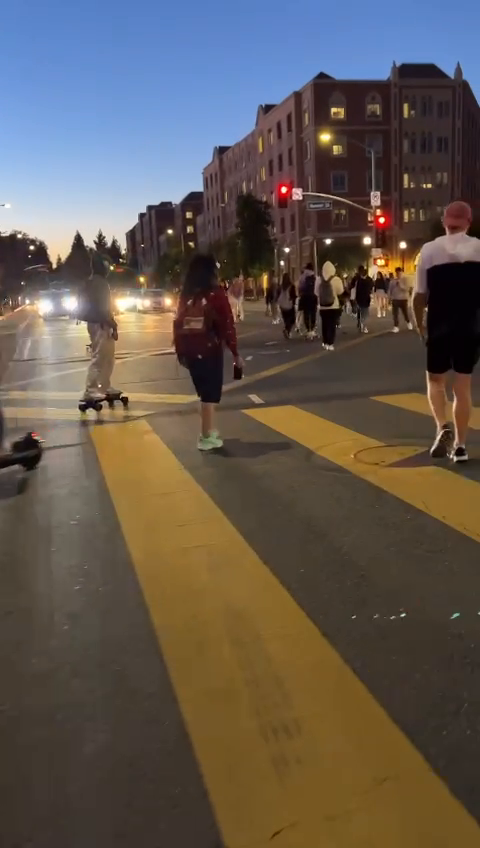
#> input picture frame 51 of video_view/video1.mp4, 480 x 848 px
$ python opencv_implemented.py
#> lines starting #> are read from the running program, lines starting #| are printed output that depends on the picture
from argparse import ArgumentParser

import cv2
import numpy as np

def lucas_kanade_method(video_path):
#> called with video_path = '../video_view/video1.mp4'
    cap = cv2.VideoCapture(video_path)
    # params for ShiTomasi corner detection
    feature_params = dict(maxCorners=10000, qualityLevel=0.001, minDistance=3, blockSize=16)
    # Parameters for lucas kanade optical flow
    lk_params = dict(
        winSize=(16, 16),
        maxLevel=4,
        criteria=(cv2.TERM_CRITERIA_EPS | cv2.TERM_CRITERIA_COUNT, 10, 0.03),
    )
    # Create some random colors
    color = np.random.randint(0, 255, (100000, 3))
    # Take first frame and find corners in it
    ret, old_frame = cap.read()
#> old_frame is the input picture: shape (848, 480, 3); mean B, G, R 80.7, 88, 97.3


    old_gray = cv2.cvtColor(old_frame, cv2.COLOR_BGR2GRAY)
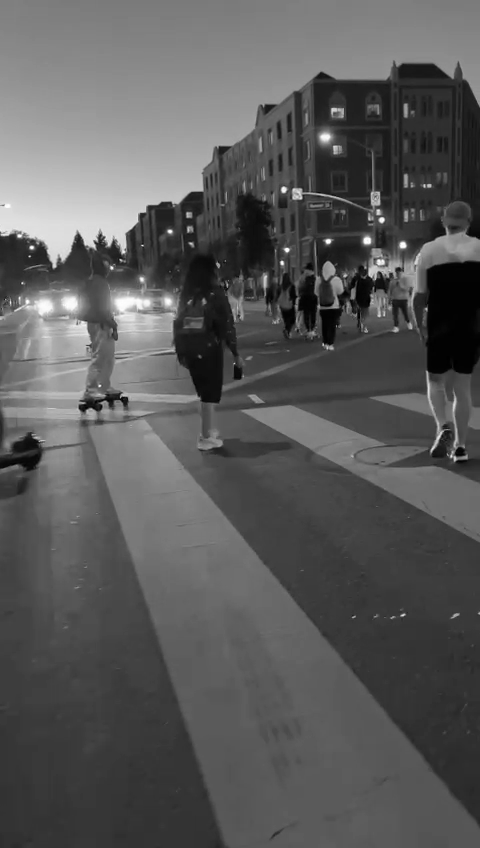
#> old_gray: shape (848, 480); min 0, max 255, mean 90
    while True:
        p0 = cv2.goodFeaturesToTrack(old_gray, mask=None, **feature_params)
#> p0 = 1148 rows, first 8: [378, 216], [375, 216], [297, 193], [382, 267], [384, 271], [457, 453], [289, 193], [376, 272]
        # Create a mask image for drawing purposes
        mask = np.zeros_like(old_frame)
        # p0 = np.empty(shape=(0, 1, 2), dtype= "float32")
        step = 16 * 4
        for h in range(0, len(old_gray[0]), step):
            for w in range(0, len(old_gray), step):
                block = old_gray[h:h+step][w:w+step]
                features_in_block = cv2.goodFeaturesToTrack(block, mask=None, **feature_params)

                if features_in_block is None:
                    # features_in_block = np.array([[[h+step/4,w+step/4]], [[h+step/4,w+step/4*3]], [[h+step/4*3,w+step/4]], [[h+step/4*3,w+step/4*3]]], dtype = "float32")
                    features_in_block = np.array([[[h+step/4,w+step/4]], [[h+step/4*3,w+step/4]]], dtype = "float32")
                else:
                    for feature in features_in_block:
                        feature[0][0] += w
                        feature[0][1] += h
                p0 = np.append(p0, features_in_block, axis = 0)
#> this loop made 8 passes
#> h on passes 2 to 8: 64, 128, 192, 256, 320, 384, 448
#> after the loop, feature = [[183, 499]]; p0 = 2496 rows, first 8: [378, 216], [375, 216], [297, 193], [382, 267], [384, 271], [457, 453], [289, 193], [376, 272]
        ret, frame = cap.read()
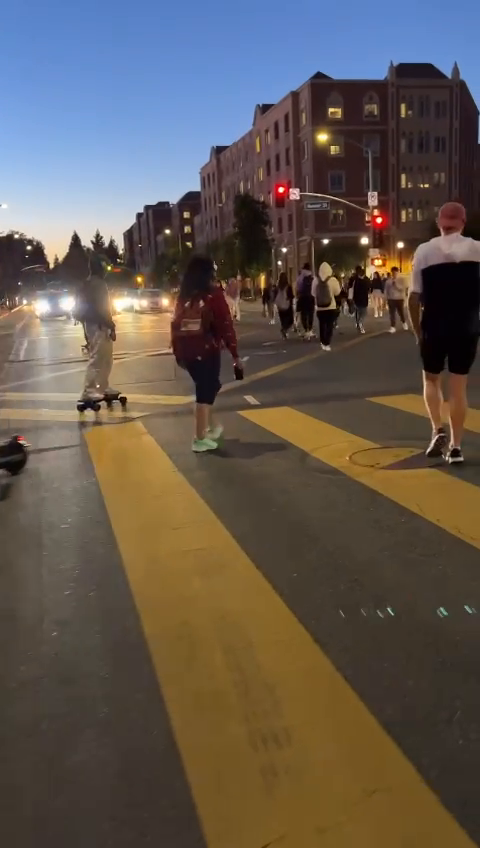
#> input picture frame 52 of video_view/video1.mp4, 480 x 848 px
#> frame is the input picture: shape (848, 480, 3); mean B, G, R 80.7, 87.8, 97.1
        if not ret:
            break
        frame_gray = cv2.cvtColor(frame, cv2.COLOR_BGR2GRAY)
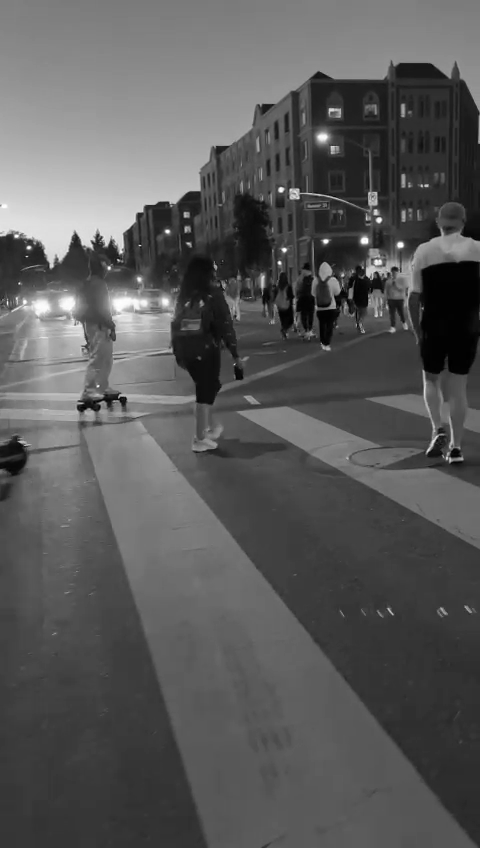
#> frame_gray: shape (848, 480); min 0, max 255, mean 89.8
        # calculate optical flow
        p1, st, err = cv2.calcOpticalFlowPyrLK(
            old_gray, frame_gray, p0, None, **lk_params
        )
#> p1 = 2496 rows, first 8: [375.3, 216.1], [372.4, 216.1], [294.2, 193], [379.3, 267.1], [381.2, 271], [452.3, 454.3], [286.2, 193], [373.1, 271.9]; st = 2496 values, max 1 at index 0, min 0 at index 319, mean 0.917; err = 2496 values, max 3.33e+38 at index 1913, min -7.53e+37 at index 2310, mean 1.27e+35
        # [6 lines of commented-out code are left out]
        good_new = p1
#> good_new has the same summary as p1
        good_old = p0
#> good_old has the same summary as p0
        # draw the tracks
        for i, (new, old) in enumerate(zip(good_new, good_old)):
            a, b = new.ravel()
            c, d = old.ravel()
            mask = cv2.line(mask, (int(a), int(b)), (int(c), int(d)), (0,0,255), 2)
            # mask = cv2.line(mask, (int(a), int(b)), (int(c), int(d)), color[i].tolist(), 2)
            # mask = cv2.circle(mask, (int(a), int(b)), 5, color[i].tolist(), -1)
            frame = cv2.circle(frame, (int(a), int(b)), 5, color[i].tolist(), -1)
#> this loop made 2496 passes
#> (a, b, c, d) on passes 1 to 3: (375.3, 216.1, 378, 216), (372.4, 216.1, 375, 216), (294.2, 193, 297, 193)
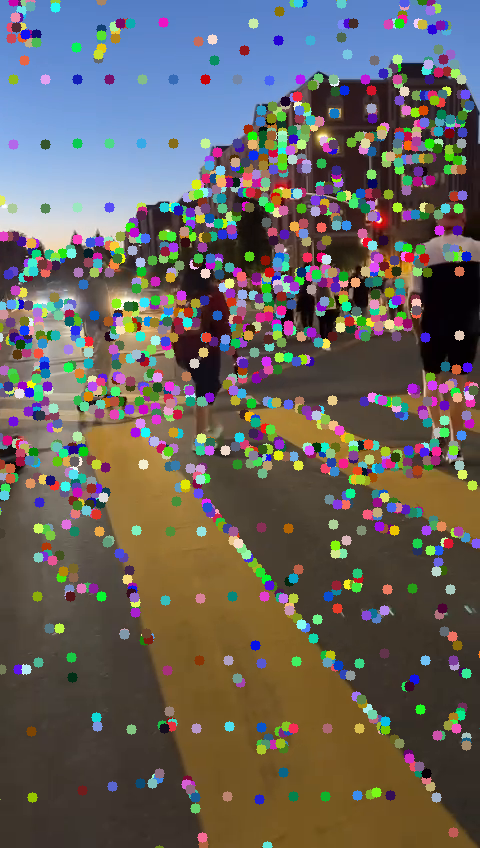
#> frame: shape (848, 480, 3); mean B, G, R 93.2, 97.9, 103.2
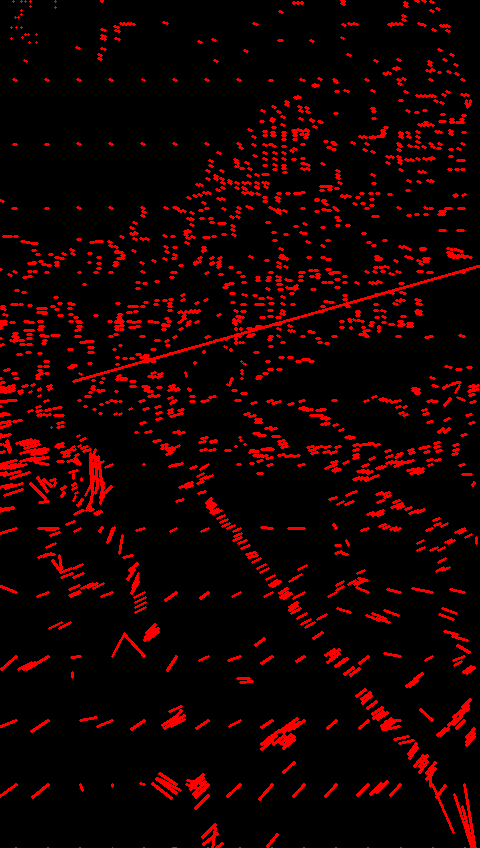
#> mask: shape (848, 480, 3); mean of channels 0, 1, 2 0, 0, 21.4; drawn as B, G, R
        img = cv2.add(frame, mask)
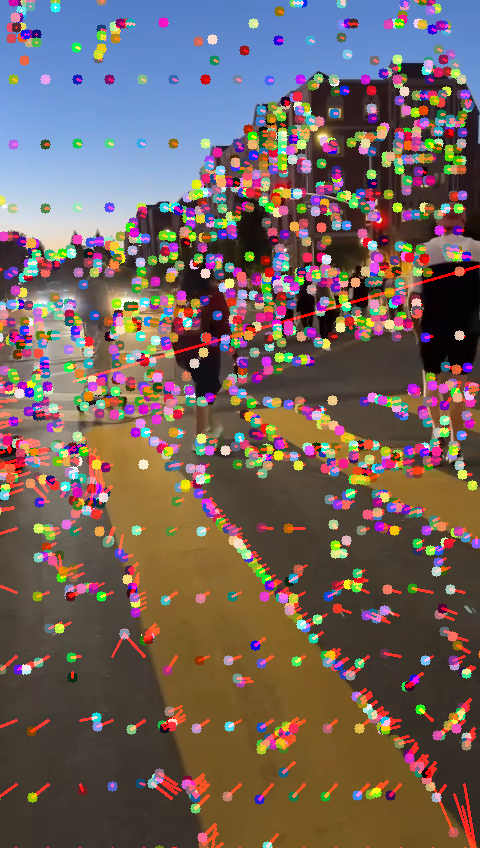
#> img: shape (848, 480, 3); mean B, G, R 93.2, 97.9, 114.8
        cv2.imshow("frame", img)
        k = cv2.waitKey(25) & 0xFF
#> (key Esc is pressed here)
        if k == 27:
            break
        if k == ord("c"):
            mask = np.zeros_like(old_frame)
        # Now update the previous frame and previous points
        old_gray = frame_gray.copy()
        p0 = good_new.reshape(-1, 1, 2)

def dense_optical_flow(method, video_path, params=[], to_gray=False):
    # read the video
    cap = cv2.VideoCapture(video_path)
    # Read the first frame
    ret, old_frame = cap.read()

    # crate HSV & make Value a constant
    hsv = np.zeros_like(old_frame)
    hsv[..., 1] = 255

    # Preprocessing for exact method
    if to_gray:
        old_frame = cv2.cvtColor(old_frame, cv2.COLOR_BGR2GRAY)

    while True:
        # Read the next frame
        ret, new_frame = cap.read()
        frame_copy = new_frame
        if not ret:
            break
        # Preprocessing for exact method
        if to_gray:
            new_frame = cv2.cvtColor(new_frame, cv2.COLOR_BGR2GRAY)
        # Calculate Optical Flow
        flow = cv2.optflow.calcOpticalFlowSparseToDense(old_frame, new_frame, None, *params)

        # Encoding: convert the algorithm's output into Polar coordinates
        mag, ang = cv2.cartToPolar(flow[..., 0], flow[..., 1])
        # Use Hue and Saturation to encode the Optical Flow
        hsv[..., 0] = ang * 180 / np.pi / 2
        hsv[..., 2] = cv2.normalize(mag, None, 0, 255, cv2.NORM_MINMAX)
        # Convert HSV image into BGR for demo
        bgr = cv2.cvtColor(hsv, cv2.COLOR_HSV2BGR)
        cv2.imshow("frame", frame_copy)
        cv2.imshow("optical flow", bgr)
        k = cv2.waitKey(25) & 0xFF
        if k == 27:
            break
        old_frame = new_frame

def main():
    # [26 lines of commented-out code are left out]

    video_path = "../video_view/video1.mp4"

    lucas_kanade_method(video_path)
    # method = cv2.optflow.calcOpticalFlowSparseToDense
    # dense_optical_flow(method, video_path, to_gray=False)


if __name__ == "__main__":
    main()

$ run again, starting later in the video
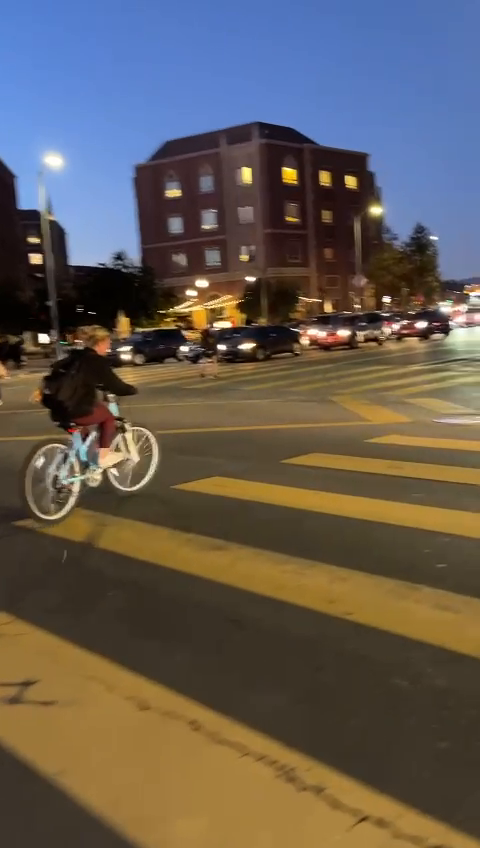
#> input picture frame 233 of video_view/video1.mp4, 480 x 848 px
#> in lucas_kanade_method, old_frame is the input picture: shape (848, 480, 3); mean B, G, R 83.8, 91, 98.9
#> in lucas_kanade_method, `p0 = cv2.goodFeaturesToTrack(old_gray, mask=None, **feature_params)`: p0 = 957 rows, first 8: [44, 337], [37, 341], [384, 303], [304, 337], [388, 303], [351, 182], [36, 257], [109, 472]
#> the loop in lucas_kanade_method, `for h in range(0, len(old_gray[0]), step):` made 8 passes
#> h on passes 2 to 8: 64, 128, 192, 256, 320, 384, 448
#> after the loop in lucas_kanade_method, `for h in range(0, len(old_gray[0]), step):`: feature = [[226, 480]]; p0 = 2829 rows, first 8: [44, 337], [37, 341], [384, 303], [304, 337], [388, 303], [351, 182], [36, 257], [109, 472]
#> p1 = 2829 rows, first 8: [41.5, 336.4], [35.69, 340.9], [381.7, 302.6], [301.8, 336.3], [385.7, 302.6], [348.9, 181.4], [33.07, 256], [108.9, 472.1]; st = 2829 values, max 1 at index 0, min 0 at index 279, mean 0.7; err = 2829 values, max 32.08 at index 0, min 0 at index 279, mean 3.09
#> good_new has the same summary as p1
#> good_old has the same summary as p0
#> the loop in lucas_kanade_method, `for i, (new, old) in enumerate(zip(good_new, good_old)):` made 2829 passes
#> (a, b, c, d) on passes 1 to 3: (41.5, 336.4, 44, 337), (35.69, 340.9, 37, 341), (381.7, 302.6, 384, 303)
#> after the loop in lucas_kanade_method, `for i, (new, old) in enumerate(zip(good_new, good_old)):`:
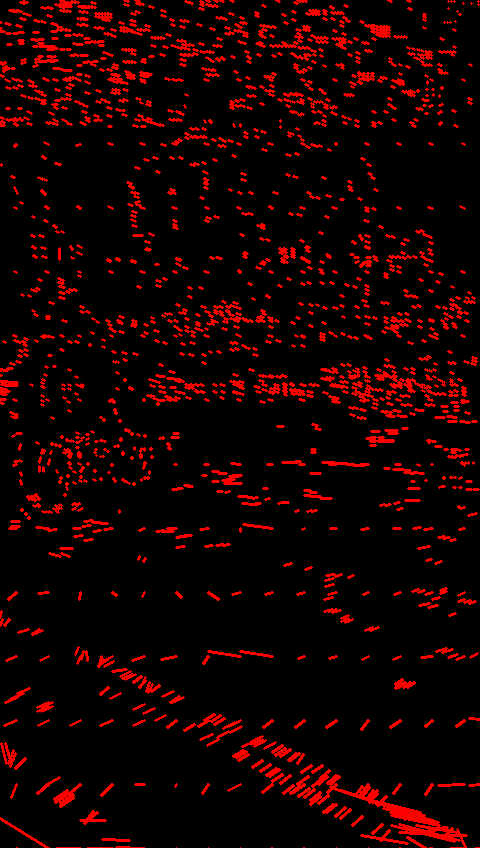
#> mask: shape (848, 480, 3); mean of channels 0, 1, 2 0, 0, 23.3; drawn as B, G, R
#> in lucas_kanade_method, `img = cv2.add(frame, mask)`:
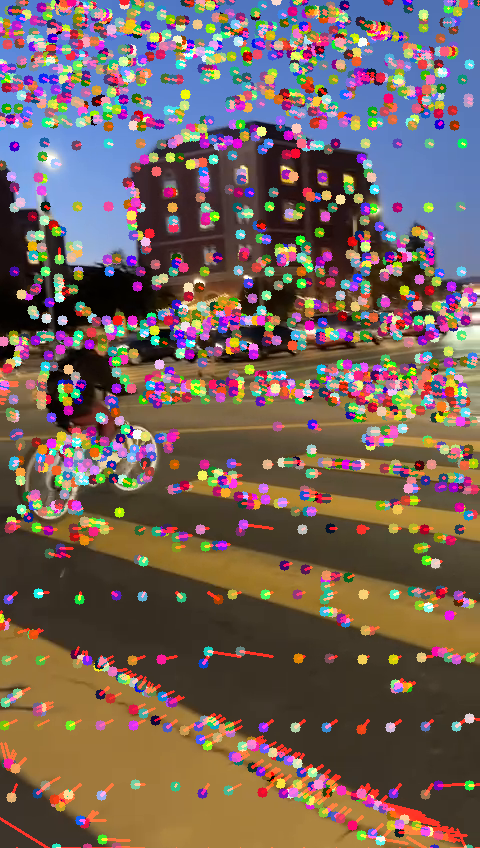
#> img: shape (848, 480, 3); mean B, G, R 90.3, 97.6, 116.6

$ run again, starting later in the video
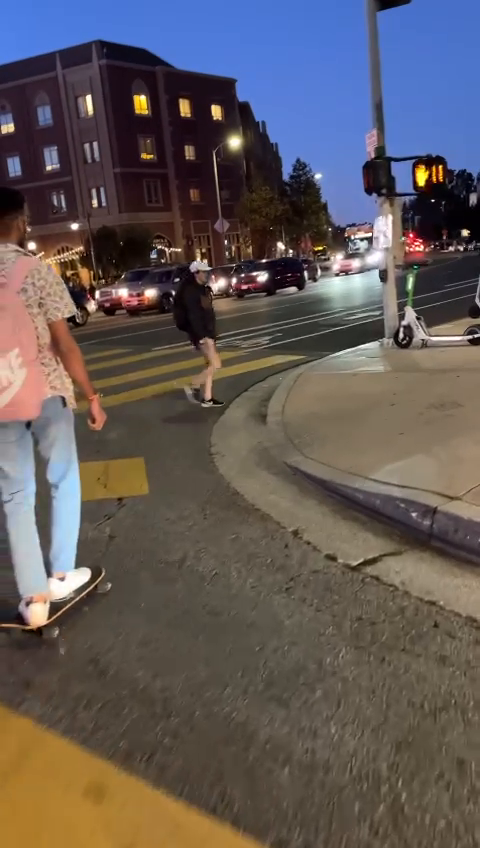
#> input picture frame 414 of video_view/video1.mp4, 480 x 848 px
#> in lucas_kanade_method, old_frame is the input picture: shape (848, 480, 3); mean B, G, R 88.9, 88.9, 96.6
#> p0 = 2139 rows, first 8: [367, 239], [202, 264], [372, 239], [352, 241], [285, 250], [164, 255], [160, 254], [167, 255]
#> the loop in lucas_kanade_method, `for h in range(0, len(old_gray[0]), step):` made 8 passes
#> h on passes 2 to 8: 64, 128, 192, 256, 320, 384, 448
#> after the loop in lucas_kanade_method, `for h in range(0, len(old_gray[0]), step):`: feature = [[373, 449]]
#> st = 3559 values, max 1 at index 0, min 0 at index 1081, mean 0.97; err = 3559 values, max 4.22e+24 at index 3535, min -3.89e+37 at index 3283, mean -1.09e+34
#> the loop in lucas_kanade_method, `for i, (new, old) in enumerate(zip(good_new, good_old)):` made 3559 passes
#> (a, b, c, d) on passes 1 to 3: (366.7, 240.2, 367, 239), (202.4, 264.4, 202, 264), (371.6, 240.2, 372, 239)
#> after the loop in lucas_kanade_method, `for i, (new, old) in enumerate(zip(good_new, good_old)):`:
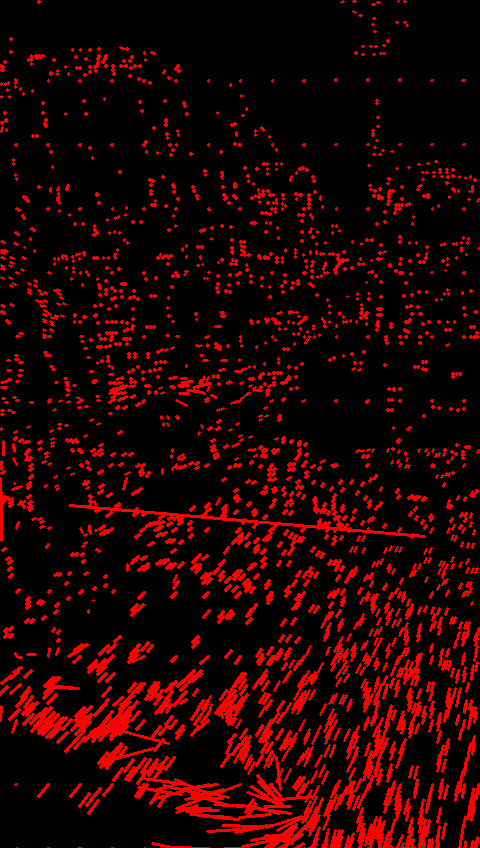
#> mask: shape (848, 480, 3); mean of channels 0, 1, 2 0, 0, 34.1; drawn as B, G, R
#> in lucas_kanade_method, `img = cv2.add(frame, mask)`:
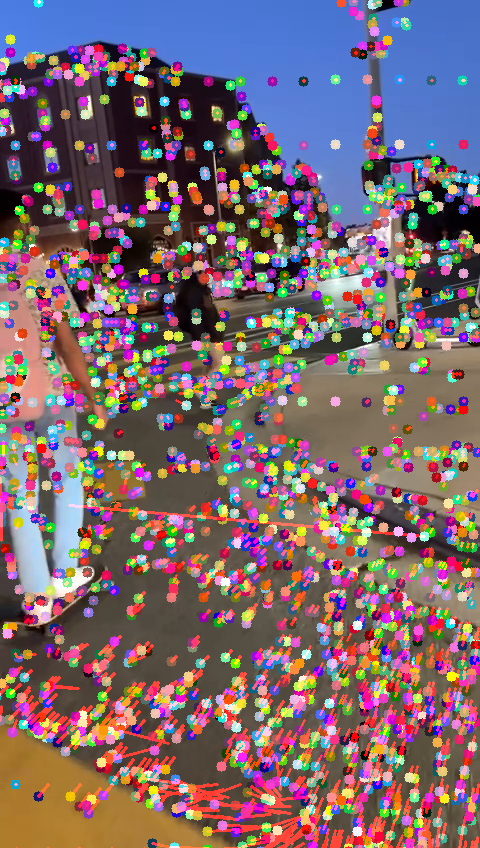
#> img: shape (848, 480, 3); mean B, G, R 108.9, 102.9, 124.2
